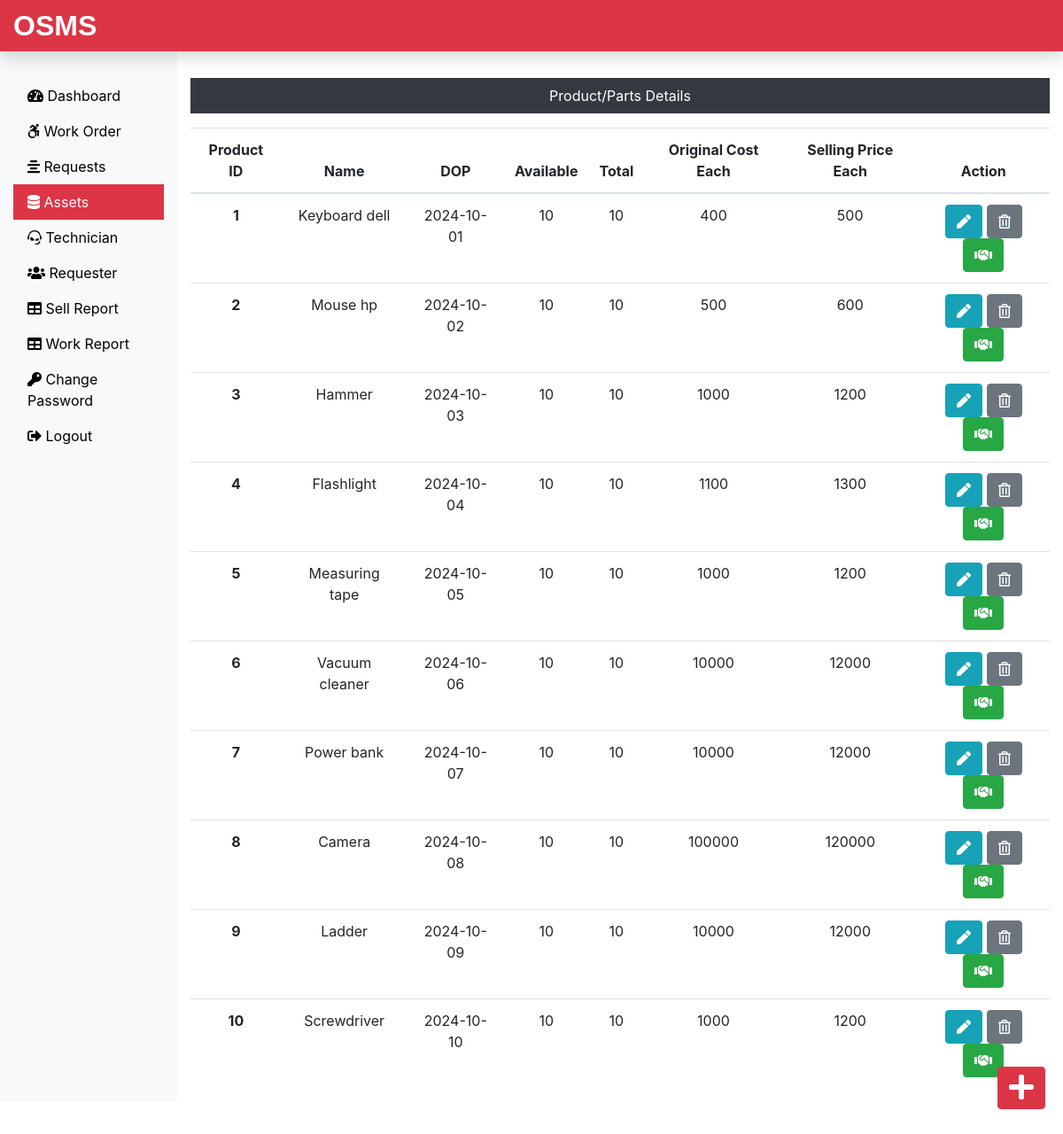
Page /Admin/assets.php (signed in) on the committed database.
### tables this page shows
CREATE TABLE `assets_tb` (
  `pid` int(11) NOT NULL,
  `pname` varchar(60) NOT NULL,
  `pdop` date NOT NULL,
  `pava` int(11) NOT NULL,
  `ptotal` int(11) NOT NULL,
  `poriginalcost` int(11) NOT NULL,
  `psellingcost` int(11) NOT NULL
);

### Admin/assets.php (the view, shortened to what this page needs)
<?php
include('includes/header.php');
include('../dbConnection.php');
?>
<div class="col-sm-9 col-md-10 mt-5 text-center">
  <p class=" bg-dark text-white p-2">Product/Parts Details</p>
  <?php
    $sql = "SELECT * FROM assets_tb";
    $result = $conn->query($sql);
    if($result->num_rows > 0){
  echo '<table class="table">
    <thead>
      <tr>
        <th scope="col">Product ID</th>
        <th scope="col">Name</th>
        <th scope="col">DOP</th>
        <th scope="col">Available</th>
        <th scope="col">Total</th>
        <th scope="col">Original Cost Each</th>
        <th scope="col">Selling Price Each</th>
        <th scope="col">Action</th>
      </tr>
    </thead>
    <tbody>';
    while($row = $result->fetch_assoc()){
      echo '<tr>
        <th scope="row">'.$row["pid"].'</th>
        <td>'.$row["pname"].'</td>
        <td>'.$row["pdop"].'</td>
        <td>'.$row["pava"].'</td>
        <td>'.$row["ptotal"].'</td>
        <td>'.$row["poriginalcost"].'</td>
        <td>'.$row["psellingcost"].'</td>
        <td>
          <form action="editproduct.php" method="POST" class="d-inline"> <input type="hidden" name="id" value='. $row["pid"] .'><button type="submit" class="btn btn-info" name="view" value="View"><i class="fas fa-pen"></i></button></form>
          <form action="" method="POST" class="d-inline"><input type="hidden" name="id" value='. $row["pid"] .'><button type="submit" class="btn btn-secondary" name="delete" value="Delete"><i class="far fa-trash-alt"></i></button></form>
          <form action="sellproduct.php" method="POST" class="d-inline"><input type="hidden" name="id" value='. $row["pid"] .'><button type="submit" class="btn btn-success" name="issue" value="Issue"><i class="fas fa-handshake"></i></button></form>
        </td>
      </tr>';
    }
    echo '</tbody>
  </table>';
  } else {
    echo "0 Result";
  }
  ?>
</div>
</div>
<a class="btn btn-danger box" href="addproduct.php"><i class="fas fa-plus fa-2x"></i></a>
</div>
<?php
include('includes/footer.php');
?>

### css/custom.css (style rules this page uses)
a { color: black; }
.box { position: fixed; bottom: 10px; right: 20px; margin-bottom: 30px; }

### rows in the picture
assets_tb: pid "1", pname "Keyboard dell", pdop "2024-10-01", pava "10", ptotal "10", poriginalcost "400", psellingcost "500"
assets_tb: pid "2", pname "Mouse hp", pdop "2024-10-02", pava "10", ptotal "10", poriginalcost "500", psellingcost "600"
assets_tb: pid "3", pname "Hammer", pdop "2024-10-03", pava "10", ptotal "10", poriginalcost "1000", psellingcost "1200"
assets_tb: pid "4", pname "Flashlight", pdop "2024-10-04", pava "10", ptotal "10", poriginalcost "1100", psellingcost "1300"
assets_tb: pid "5", pname "Measuring tape", pdop "2024-10-05", pava "10", ptotal "10", poriginalcost "1000", psellingcost "1200"
assets_tb: pid "6", pname "Vacuum cleaner", pdop "2024-10-06", pava "10", ptotal "10", poriginalcost "10000", psellingcost "12000"
assets_tb: pid "7", pname "Power bank", pdop "2024-10-07", pava "10", ptotal "10", poriginalcost "10000", psellingcost "12000"
assets_tb: pid "8", pname "Camera", pdop "2024-10-08", pava "10", ptotal "10", poriginalcost "100000", psellingcost "120000"
assets_tb: pid "9", pname "Ladder", pdop "2024-10-09", pava "10", ptotal "10", poriginalcost "10000", psellingcost "12000"
assets_tb: pid "10", pname "Screwdriver", pdop "2024-10-10", pava "10", ptotal "10", poriginalcost "1000", psellingcost "1200"
